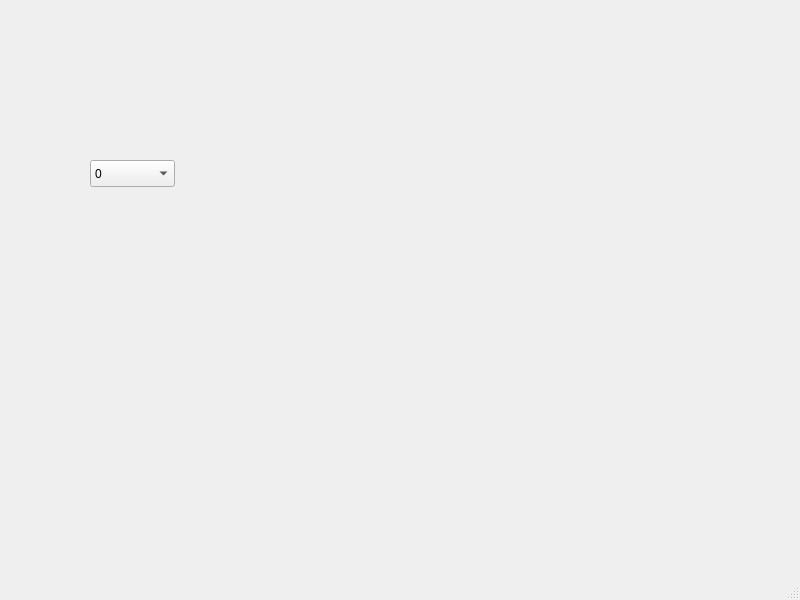
<?xml version="1.0" encoding="UTF-8"?>
<ui version="4.0">
 <class>MainWindow</class>
 <widget class="QMainWindow" name="MainWindow">
  <property name="geometry">
   <rect>
    <x>0</x>
    <y>0</y>
    <width>800</width>
    <height>600</height>
   </rect>
  </property>
  <property name="windowTitle">
   <string>MainWindow</string>
  </property>
  <widget class="QWidget" name="centralwidget">
   <widget class="QComboBox" name="comboBox">
    <property name="geometry">
     <rect>
      <x>90</x>
      <y>160</y>
      <width>85</width>
      <height>27</height>
     </rect>
    </property>
    <property name="currentIndex">
     <number>0</number>
    </property>
    <item>
     <property name="text">
      <string>0</string>
     </property>
    </item>
    <item>
     <property name="text">
      <string>1</string>
     </property>
    </item>
    <item>
     <property name="text">
      <string>2</string>
     </property>
    </item>
    <item>
     <property name="text">
      <string>3</string>
     </property>
    </item>
    <item>
     <property name="text">
      <string>4</string>
     </property>
    </item>
    <item>
     <property name="text">
      <string>5</string>
     </property>
    </item>
   </widget>
   <widget class="QLabel" name="label">
    <property name="geometry">
     <rect>
      <x>100</x>
      <y>270</y>
      <width>171</width>
      <height>91</height>
     </rect>
    </property>
    <property name="text">
     <string/>
    </property>
   </widget>
  </widget>
  <widget class="QMenuBar" name="menubar">
   <property name="geometry">
    <rect>
     <x>0</x>
     <y>0</y>
     <width>800</width>
     <height>25</height>
    </rect>
   </property>
  </widget>
  <widget class="QStatusBar" name="statusbar"/>
 </widget>
 <resources/>
 <connections/>
</ui>
